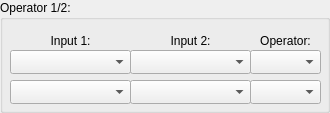
     <widget class="QGroupBox" name="gOp">
      <property name="title">
       <string>Operator 1/2:</string>
      </property>
      <widget class="QComboBox" name="c94">
       <property name="geometry">
        <rect>
         <x>10</x>
         <y>50</y>
         <width>121</width>
         <height>24</height>
        </rect>
       </property>
      </widget>
      <widget class="QComboBox" name="c95">
       <property name="geometry">
        <rect>
         <x>130</x>
         <y>50</y>
         <width>121</width>
         <height>24</height>
        </rect>
       </property>
      </widget>
      <widget class="QComboBox" name="c96">
       <property name="geometry">
        <rect>
         <x>250</x>
         <y>50</y>
         <width>71</width>
         <height>24</height>
        </rect>
       </property>
      </widget>
      <widget class="QComboBox" name="c99">
       <property name="geometry">
        <rect>
         <x>250</x>
         <y>80</y>
         <width>71</width>
         <height>24</height>
        </rect>
       </property>
      </widget>
      <widget class="QComboBox" name="c97">
       <property name="geometry">
        <rect>
         <x>10</x>
         <y>80</y>
         <width>121</width>
         <height>24</height>
        </rect>
       </property>
      </widget>
      <widget class="QComboBox" name="c98">
       <property name="geometry">
        <rect>
         <x>130</x>
         <y>80</y>
         <width>121</width>
         <height>24</height>
        </rect>
       </property>
      </widget>
      <widget class="QLabel" name="label_39">
       <property name="geometry">
        <rect>
         <x>250</x>
         <y>30</y>
         <width>71</width>
         <height>21</height>
        </rect>
       </property>
       <property name="text">
        <string>Operator:</string>
       </property>
       <property name="alignment">
        <set>Qt::AlignCenter</set>
       </property>
      </widget>
      <widget class="QLabel" name="label_40">
       <property name="geometry">
        <rect>
         <x>10</x>
         <y>30</y>
         <width>121</width>
         <height>21</height>
        </rect>
       </property>
       <property name="text">
        <string>Input 1:</string>
       </property>
       <property name="alignment">
        <set>Qt::AlignCenter</set>
       </property>
      </widget>
      <widget class="QLabel" name="label_41">
       <property name="geometry">
        <rect>
         <x>130</x>
         <y>30</y>
         <width>121</width>
         <height>21</height>
        </rect>
       </property>
       <property name="text">
        <string>Input 2:</string>
       </property>
       <property name="alignment">
        <set>Qt::AlignCenter</set>
       </property>
      </widget>
     </widget>
